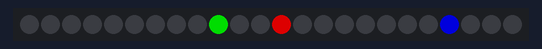
Simulated run of this sketch. Board: Arduino Zero (SAMD21). Shown: 24 RGB LEDs in strip order, left to right. Dim RGB values are drawn brighter than linear; the local clock reads 2024-03-15 10:24:30 at power-on unless the sketch sets it; what the sketch prints to the serial monitor is not drawn.

Above: at 0.1 s.
At 3.1 s:
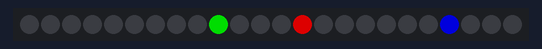

Measured:
- what the display in image 1 shows lasts 2.0 s, from 3.0 s to 5.0 s

The sketch:

simple-clock.ino
```cpp
#include <Adafruit_NeoPixel.h>
#define PIN 6
#define NUMPIXELS 24

Adafruit_NeoPixel pixels = Adafruit_NeoPixel(NUMPIXELS, PIN, NEO_GRB + NEO_KHZ800);

// Date and time functions using a DS1307 RTC connected via I2C and Wire lib
#include <Wire.h>
#include "RTClib.h"

#if defined(ARDUINO_ARCH_SAMD)
// for Zero, output on USB Serial console, remove line below if using programming port to program the Zero!
   #define Serial SerialUSB
#endif

RTC_DS1307 rtc;


void setup () {

#ifndef ESP8266
  while (!Serial); // for Leonardo/Micro/Zero
#endif

  Serial.begin(57600);
  if (! rtc.begin()) {
    Serial.println("Couldn't find RTC");
    while (1);
  }

  if (! rtc.isrunning()) {
    Serial.println("RTC is NOT running!");
    // following line sets the RTC to the date & time this sketch was compiled
    rtc.adjust(DateTime(F(__DATE__), F(__TIME__)));
    // This line sets the RTC with an explicit date & time, for example to set
    // January 21, 2014 at 3am you would call:
    // rtc.adjust(DateTime(2014, 1, 21, 3, 0, 0));
  }

  pixels.begin();
}

DateTime currentTime() {
    DateTime now = rtc.now();
    return now;
}

void neoPixelTime(int secs, int mins, int hrs){
  int s = map(secs, 0, 60, 0, NUMPIXELS);
  int m = map(mins, 0, 60, 0, NUMPIXELS);
  int h = map(hrs % 12, 0, 12, 0, NUMPIXELS);

  for(int i = 0; i < NUMPIXELS; i++){
    if(i == s){
      pixels.setPixelColor(i, pixels.Color(150,0,0));
    } else if (i == m){
      pixels.setPixelColor(i, pixels.Color(0,150,0));
    } else if(i == h){
        pixels.setPixelColor(i, pixels.Color(0,0,150));
    } else {
      pixels.setPixelColor(i, pixels.Color(0,0,0));
    }
  }
  Serial.println(h);
  pixels.show();
}

void loop () {

   DateTime t = currentTime();
   neoPixelTime(t.second(), t.minute(), t.hour());

//    Serial.println(t.minute());
}
```
